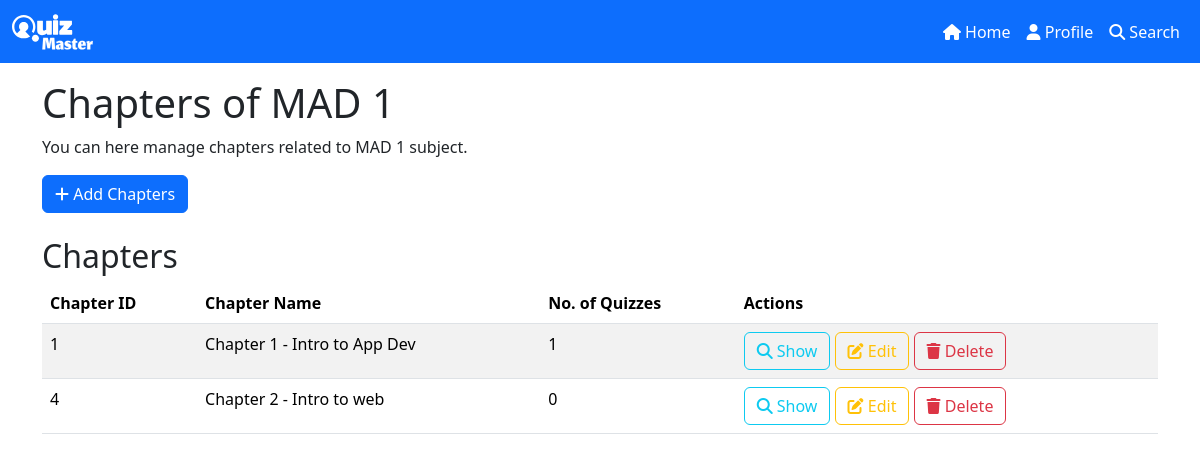
The app's page /subject/1/ (signed in) with its own data.
### models.py (models this page shows)
class Subject(db.Model):
    id = db.Column(db.Integer, primary_key=True, autoincrement=True)
    name = db.Column(db.String(80), unique=True, nullable=False)
    description = db.Column(db.String(120), default="Not available")
    chapters = db.relationship("Chapter", backref="subject", lazy=True, cascade="all, delete-orphan")

class Chapter(db.Model):
    id = db.Column(db.Integer, primary_key=True, autoincrement=True)
    name = db.Column(db.String(80), unique=True, nullable=False)
    description = db.Column(db.String(120), default="Not available")
    subject_id = db.Column(db.Integer, db.ForeignKey("subject.id"), nullable=False)
    quizzes = db.relationship("Quiz", backref="chapter", lazy=True, cascade="all, delete-orphan")

### routes.py (the view, shortened to what this page needs)
    @app.route("/subject/<int:id>/", methods=["GET", "POST"])
    @admin_required
    def show_subject(id):
        subject = Subject.query.get(id)
        if not subject:
            flash("Subject not found")
            return redirect(url_for("admin_home"))
        return render_template("subject/show_subject.html", subject=subject)

### templates/subject/show_subject.html (shortened to what this page needs)
{% extends 'base.html' %}
{% block content %}
<div class="container mt-3">
    <h1>Chapters of {{subject.name}}</h1>
    <p>You can here manage chapters related to {{subject.name}} subject.</p>
    <div class="col">
        <a href="{{url_for('add_chapter', subject_id=subject.id)}}" class="btn btn-primary"><i class="fas fa-plus"></i> Add Chapters</a>
    </div>
    <br>
    <h2>Chapters</h2>
    <table class="table table-striped">
        <thead>
            <tr>
                <th>Chapter ID</th>
                <th>Chapter Name</th>
                <th>No. of Quizzes</th>
                <th>Actions</th>
            </tr>
        </thead>
        <tbody>
            {% for chapter in subject.chapters %}
            <tr>
                <td>{{chapter.id}}</td>
                <td>{{chapter.name}}</td>
                <td>{{chapter.quizzes|length}}</td>
                <td>
                    <a href="{{url_for('show_chapter', subject_id=subject.id, chapter_id=chapter.id)}}" class="btn btn-outline-info"><i
                            class="fas fa-search"></i> Show</a>
                    <a href="{{url_for('edit_chapter', subject_id=subject.id, chapter_id=chapter.id)}}" class="btn btn-outline-warning"><i
                            class="fas fa-edit"></i> Edit</a>
                    <a href="{{url_for('delete_chapter', subject_id=subject.id, chapter_id=chapter.id)}}" class="btn btn-outline-danger"><i
                            class="fas fa-trash"></i> Delete</a>
                </td>
            </tr>
            {% endfor %}
        </tbody>
    </table>
</div>
{% endblock %}

### records on screen
Subject: name "MAD 1"
Chapter: id "1", name "Chapter 1 - Intro to App Dev", quizzes|length "1"
Chapter: id "4", name "Chapter 2 - Intro to web", quizzes|length "0"
